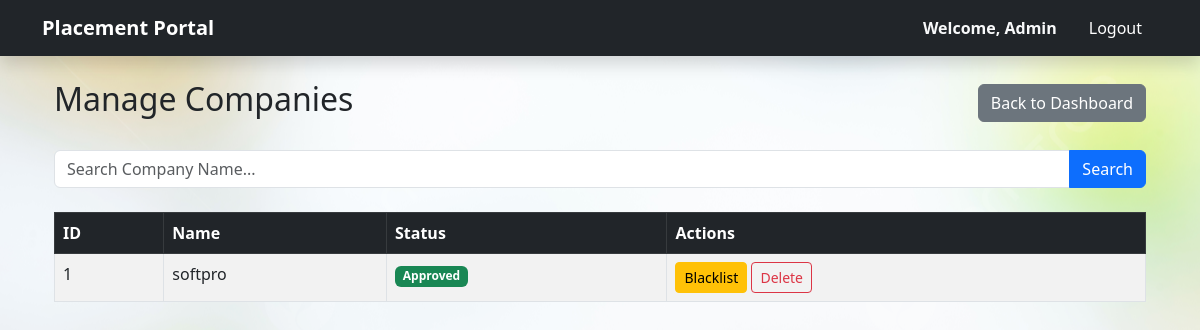
The app's page /admin/companies (signed in) with its own data.
### models.py (models this page shows)
class Company(db.Model):
    id = db.Column(db.Integer, primary_key=True)
    user_id = db.Column(db.Integer, db.ForeignKey('user.id'), nullable=False)
    name = db.Column(db.String(100), nullable=False)
    hr_contact = db.Column(db.String(120))
    website = db.Column(db.String(100))
    status = db.Column(db.String(20), default='Pending')

### routes/admin_routes.py (the view)
@admin_bp.route('/companies')
def manage_companies():
    if not is_admin(): return redirect(url_for('auth.login'))
    search_query = request.args.get('q', '')
    if search_query:
        companies = Company.query.filter(
            or_(Company.id.like(search_query), Company.name.contains(search_query))
        ).all()
    else:
        companies = Company.query.all()
    return render_template('admin/manage_companies.html', companies=companies, search_query=search_query)

### routes/admin_routes.py (called while the page is built)
def is_admin():
    return session.get('role') == 'admin'

### templates/admin/manage_companies.html (shortened to what this page needs)
{% extends "base.html" %}
{% block content %}
<div class="container">
    <div class="d-flex justify-content-between align-items-center mb-4">
        <h2>Manage Companies</h2>
        <a href="{{ url_for('admin.dashboard') }}" class="btn btn-secondary">Back to Dashboard</a>
    </div>
    <form action="{{ url_for('admin.manage_companies') }}" method="GET" class="mb-4">
        <div class="input-group">
            <input type="text" name="q" class="form-control" placeholder="Search Company Name..." value="{{ search_query }}">
            <button class="btn btn-primary" type="submit">Search</button>
        </div>
    </form>
    <table class="table table-striped table-bordered">
        <thead class="table-dark">
            <tr>
                <th>ID</th>
                <th>Name</th>
                <th>Status</th>
                <th>Actions</th>
            </tr>
        </thead>
        <tbody>
            {% for company in companies %}
            <tr>
                <td>{{ company.id }}</td>
                <td>{{ company.name }}</td>
                <td>
                    <span class="badge {% if company.status == 'Approved' %}bg-success{% elif company.status == 'Pending' %}bg-warning{% else %}bg-danger{% endif %}">
                        {{ company.status }}
                    </span>
                </td>
                <td>
                      {% if company.status in ['Approved', 'Blacklisted'] %}
        <a href="{{ url_for('admin.blacklist_company', id=company.id) }}" class="btn btn-sm btn-warning">
            {% if company.status == 'Approved' %}Blacklist{% else %}Activate{% endif %}
        </a>
    {% endif %}
                    <a href="{{ url_for('admin.delete_company', id=company.id) }}" class="btn btn-sm btn-outline-danger" onclick="return confirm('Delete this company?')">Delete</a>
                </td>
            </tr>
            {% else %}
            <tr><td colspan="4" class="text-center">No companies found.</td></tr>
            {% endfor %}
        </tbody>
    </table>
</div>
{% endblock %}

### templates/base.html (style rules this page uses)
body { background-size: cover; background-position: center; background-repeat: no-repeat; background-attachment: fixed; min-height: 100vh; background-color: #f8f9fa; }
.table { background-color: rgba(255, 255, 255, 0.92) !important; }

### records on screen
Company: id "1", name "softpro", status "Approved", shows "Blacklist"

### other values on screen
{{ session.get('name', 'User') }} "Admin"
